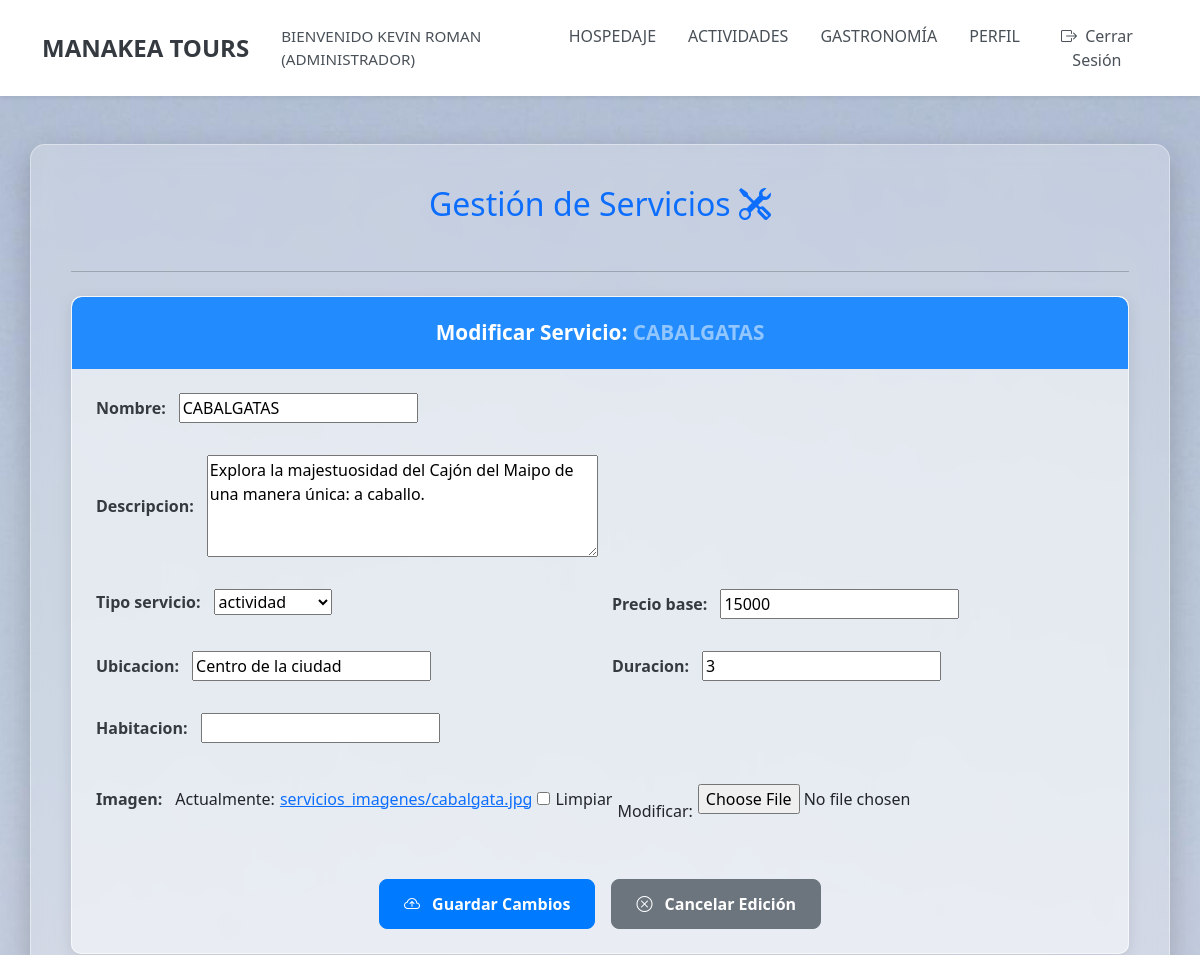
Before: /listar_servicios_admimistrador/?modificar_id=19 (signed in, upper part) with the older database file.
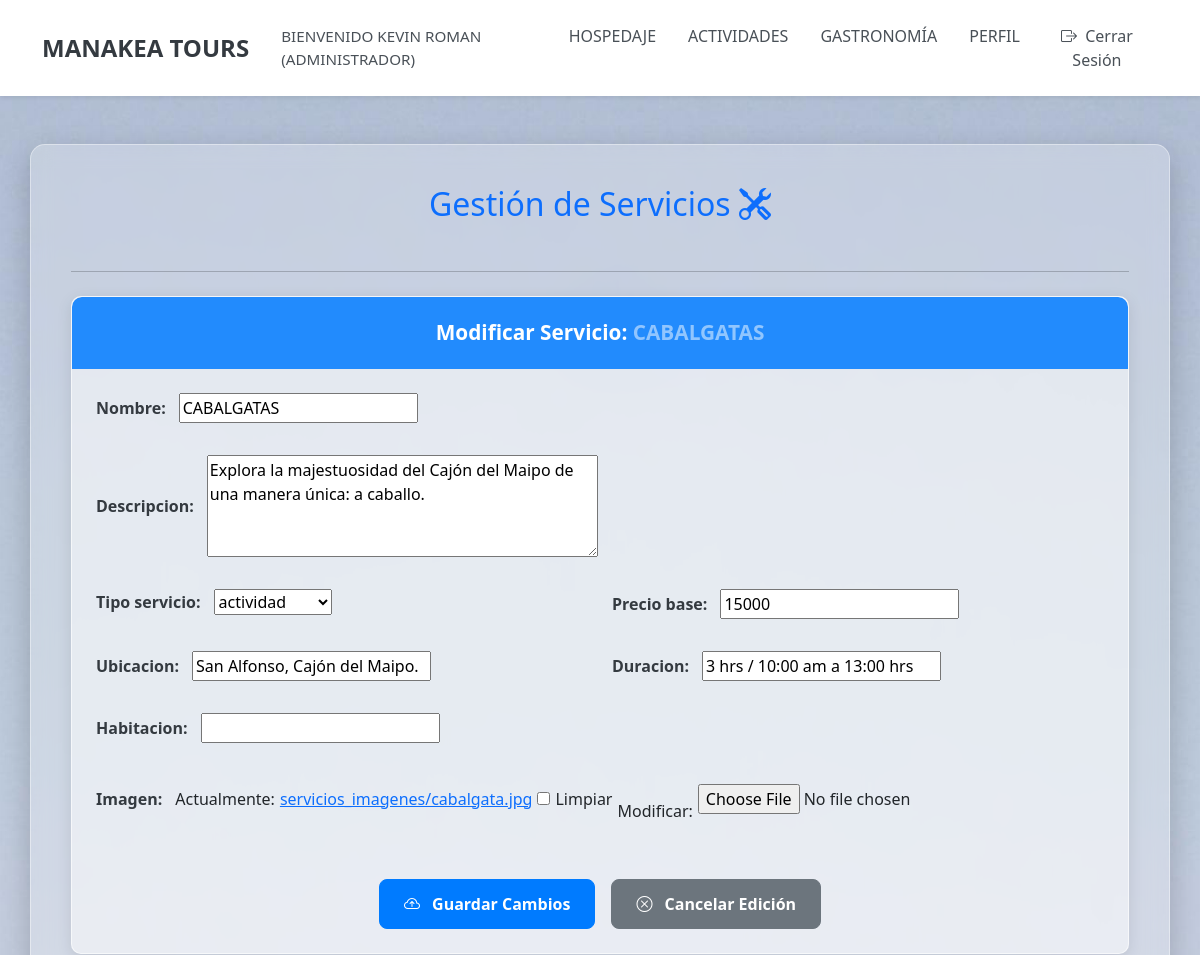
After: the same page with the newer database file.
### core/models.py (models this page shows, shortened)
class Servicio(models.Model):
    nombre = models.CharField(max_length=200)
    descripcion = models.TextField()
    tipo_servicio = models.ForeignKey('TipoServicio', on_delete=models.CASCADE)
    precio_base = models.DecimalField(max_digits=10, decimal_places=0, default=0)
    ubicacion = models.CharField(max_length=255, default='')
    duracion = models.CharField(max_length=100, blank=True, null=True)
    habitacion = models.IntegerField(blank=True, null=True)
    imagen = models.ImageField(upload_to='servicios_imagenes/', blank=True, null=True)
    anfitrion = models.ForeignKey('Usuario', on_delete=models.CASCADE, related_name='servicios_ofrecidos', null=True, blank=True)

### core/views.py (the view, shortened to what this page needs)
# urls.py: path('listar_servicios_admimistrador/', views.listar_servicios_administrador, name='listar_servicios_administrador'),
@login_required
@user_passes_test(es_administrador_plataforma, login_url='/acceso_denegado/')
def listar_servicios_administrador(request):
    servicios = Servicio.objects.all().order_by('nombre')
    form = ServicioForm()
    servicio_a_editar = None
    if request.method == 'POST' and 'action' in request.POST and request.POST['action'] == 'agregar':
        form = ServicioForm(request.POST, request.FILES)
        if form.is_valid():
            form.save()
            return redirect('listar_servicios_administrador')
    elif request.method == 'GET' and 'modificar_id' in request.GET:
        try:
            servicio_a_editar = get_object_or_404(Servicio, pk=request.GET['modificar_id'])
            form = ServicioForm(instance=servicio_a_editar)
        except Exception as e:
            print(f"Error al cargar servicio para modificar: {e}")
            return redirect('listar_servicios_administrador')
    elif request.method == 'POST' and 'eliminar_id' in request.POST:
        servicio_id = request.POST['eliminar_id']
        servicio_a_eliminar = get_object_or_404(Servicio, pk=servicio_id)
        servicio_a_eliminar.delete()
        return redirect('listar_servicios_administrador')
    context = {
        'servicios': servicios,
        'form': form,
        'servicio_a_editar': servicio_a_editar,
    }
    return render(request, 'core/listar_servicios_administrador.html', context)

### core/forms.py
class ServicioForm(forms.ModelForm):
    class Meta:
        model = Servicio
        fields = [
            'nombre', 'descripcion', 'tipo_servicio', 'precio_base',
            'ubicacion', 'duracion', 'habitacion', 'imagen'
        ]
        widgets = {
            'descripcion': forms.Textarea(attrs={'rows': 4}),
        }

### core/models.py (called while the page is built)
    @property
    def is_administrador(self):
        return self.is_superuser or (self.tipo_usuario and self.tipo_usuario.tipo_nombre == 'administrador')

    def __str__(self): # ¡CORREGIDO!
        return self.nombre

### core/views.py (called while the page is built)
def es_administrador_plataforma(user):
    return user.is_authenticated and user.is_administrador

### core/templates/core/listar_servicios_administrador.html (shortened to what the changed rows need)
{% load static %}
<!DOCTYPE html>
<html lang="es">
<head>
    <link href="https://cdn.jsdelivr.net/npm/bootstrap@5.3.0/dist/css/bootstrap.min.css" rel="stylesheet">
    <link rel="stylesheet" href="https://cdn.jsdelivr.net/npm/bootstrap-icons@1.10.5/font/bootstrap-icons.css">
    <link rel="stylesheet" href="https://cdnjs.cloudflare.com/ajax/libs/font-awesome/6.5.0/css/all.min.css">
    <link rel="stylesheet" href="{% static 'css/global.css' %}">
    <link rel="stylesheet" href="{% static 'css/carrito.css' %}">
</head>
<body class="d-flex flex-column min-vh-100">
    <main class="flex-grow-1 d-flex flex-column">
        <section class="bg-5 d-flex flex-column flex-grow-1 py-5">
            <div class="container admin-main-content-card my-auto">
                <h2 class="mb-4 text-center text-primary">Gestión de Servicios <i class="bi bi-tools"></i></h2>
                <div class="card inner-card">
                    <div class="card-header">
                        {% if servicio_a_editar %}
                            Modificar Servicio: <span class="text-white-50">{{ servicio_a_editar.nombre }}</span>
                        {% else %}
                            Agregar Nuevo Servicio
                        {% endif %}
                    </div>
                    <div class="card-body">
                        <form method="post" enctype="multipart/form-data" action="{% url 'listar_servicios_administrador' %}">
                            <div class="row">
                                {% for field in form %}
                                    {% if field.name == 'descripcion' or field.name == 'imagen' %}
                                        <div class="col-12 mb-3 {% if field.name == 'imagen' %}image-field{% endif %}">
                                            <div class="form-group-inline">
                                                <label for="{{ field.id_for_label }}" class="form-label">{{ field.label }}:</label>
                                                {{ field }}
                                            </div>
                                        </div>
                                    {% else %}
                                        <div class="col-md-6 mb-3">
                                            <div class="form-group-inline">
                                                <label for="{{ field.id_for_label }}" class="form-label">{{ field.label }}:</label>
                                                {{ field }}
                                            </div>
                                        </div>
                                    {% endif %}
                                {% endfor %}
                            </div>
                        </form>
                    </div>
                </div>
            </div>
        </section>
    </main>
</body>
</html>

Changed rows visible on the page:
changed Servicio "CABALGATAS": ubicacion "Centro de la ciudad" → "San Alfonso, Cajón del Maipo."; duracion "3" → "3 hrs / 10:00 am a 13:00 hrs"
